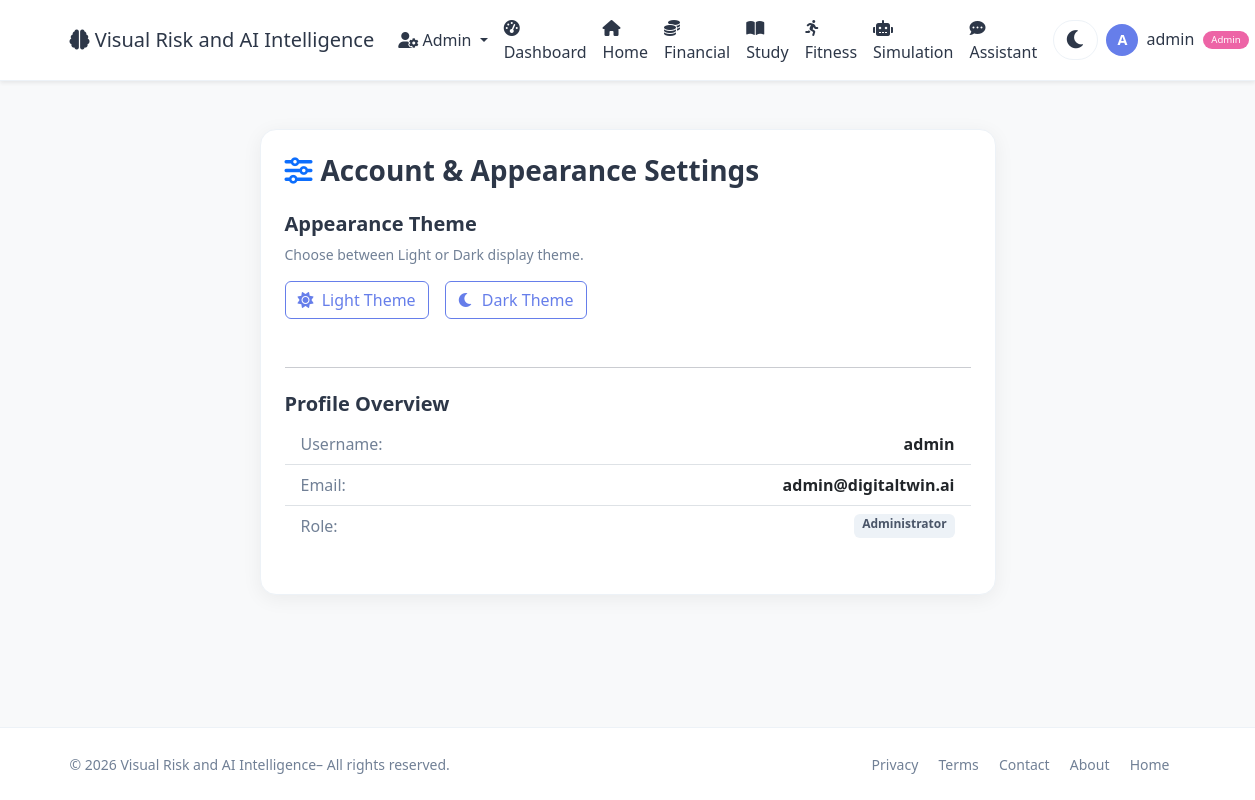
/settings (signed in), run on the app's committed database.
### app.py (models this page shows, shortened)
class User(UserMixin, db.Model):
    id = db.Column(db.Integer, primary_key=True)
    username = db.Column(db.String(80), unique=True, nullable=False)
    email = db.Column(db.String(120), unique=True, nullable=False)
    password_hash = db.Column(db.String(200), nullable=False)
    age = db.Column(db.Integer, default=25)
    occupation = db.Column(db.String(100), default='Student')
    monthly_income = db.Column(db.Float, default=50000.0)
    monthly_expenses = db.Column(db.Float, default=35000.0)
    savings = db.Column(db.Float, default=100000.0)
    study_hours_per_week = db.Column(db.Float, default=20.0)
    fitness_hours_per_week = db.Column(db.Float, default=5.0)
    sleep_hours_per_day = db.Column(db.Float, default=7.0)
    created_at = db.Column(db.DateTime, default=datetime.utcnow)
    is_admin = db.Column(db.Boolean, default=False)
    transactions = db.relationship('Transaction', backref='user', lazy=True)
    study_logs = db.relationship('StudyLog', backref='user', lazy=True)
    fitness_logs = db.relationship('FitnessLog', backref='user', lazy=True)
    goals = db.relationship('Goal', backref='user', lazy=True)

### app.py (the view)
@app.route('/settings')
@login_required
def settings():
    return render_template('settings.html')

### app.py (called while the page is built)
@app.context_processor
def utility_processor():
    return dict(datetime=datetime)

@login_manager.user_loader
def load_user(user_id):
    return User.query.get(int(user_id))

### templates/settings.html (shortened to what this page needs)
{% extends "base.html" %}
{% block content %}
<div class="container py-5">
    <div class="row justify-content-center">
        <div class="col-lg-8">
            <div class="card p-4 rounded-4 shadow-sm">
                <h3 class="fw-bold mb-4"><i class="fas fa-sliders-h me-2 text-primary"></i>Account &amp; Appearance Settings</h3>
                <div class="mb-4">
                    <h5 class="fw-semibold">Appearance Theme</h5>
                    <p class="text-muted small">Choose between Light or Dark display theme.</p>
                    <div class="d-flex gap-3">
                        <button class="btn btn-outline-primary" onclick="setAppTheme('light')">
                            <i class="fas fa-sun me-1"></i> Light Theme
                        </button>
                        <button class="btn btn-outline-primary" onclick="setAppTheme('dark')">
                            <i class="fas fa-moon me-1"></i> Dark Theme
                        </button>
                    </div>
                </div>
                <hr class="my-4">
                <div class="mb-4">
                    <h5 class="fw-semibold">Profile Overview</h5>
                    <ul class="list-group list-group-flush">
                        <li class="list-group-item bg-transparent d-flex justify-content-between">
                            <span class="text-muted">Username:</span>
                            <strong>{{ current_user.username }}</strong>
                        </li>
                        <li class="list-group-item bg-transparent d-flex justify-content-between">
                            <span class="text-muted">Email:</span>
                            <strong>{{ current_user.email }}</strong>
                        </li>
                        <li class="list-group-item bg-transparent d-flex justify-content-between">
                            <span class="text-muted">Role:</span>
                            <span class="badge bg-{{ 'danger' if current_user.is_admin else 'primary' }}">{{ 'Administrator' if current_user.is_admin else 'Standard User' }}</span>
                        </li>
                    </ul>
                </div>
            </div>
        </div>
    </div>
</div>
{% endblock %}

### templates/base.html (shortened to what this page needs)
<!DOCTYPE html>
<html lang="en" data-theme="light">
<head>
    <link href="https://cdn.jsdelivr.net/npm/bootstrap@5.3.0/dist/css/bootstrap.min.css" rel="stylesheet">
    <link rel="stylesheet" href="https://cdnjs.cloudflare.com/ajax/libs/font-awesome/6.0.0/css/all.min.css">
</head>
<body>
    <nav class="navbar navbar-expand-lg navbar-light bg-white shadow-sm">
        <div class="container">
            <a class="navbar-brand" href="{{ url_for('index') }}">
                <i class="fas fa-brain"></i> Visual Risk and AI Intelligence
            </a>
            <div class="collapse navbar-collapse" id="navbarNav">
                <ul class="navbar-nav ms-auto align-items-lg-center">
                    {% if current_user.is_authenticated %}
                        {% if current_user.is_admin %}
                        <li class="nav-item dropdown">
                            <a class="nav-link dropdown-toggle" href="#" id="adminDropdown" role="button" data-bs-toggle="dropdown">
                                <i class="fas fa-user-cog"></i> Admin
                            </a>
                        </li>
                        {% endif %}
                        <li class="nav-item">
                            <a class="nav-link" href="{{ url_for('user_dashboard') }}">
                                <i class="fas fa-tachometer-alt me-1"></i>Dashboard
                            </a>
                        </li>
                        <li class="nav-item">
                            <a class="nav-link" href="{{ url_for('index') }}">
                                <i class="fas fa-home"></i>Home
                            </a>
                        </li>
                        <li class="nav-item">
                            <a class="nav-link" href="{{ url_for('user_financial') }}">
                                <i class="fas fa-coins me-1"></i>Financial
                            </a>
                        </li>
                        <li class="nav-item">
                            <a class="nav-link" href="{{ url_for('user_study') }}">
                                <i class="fas fa-book-open me-1"></i>Study
                            </a>
                        </li>
                        <li class="nav-item">
                            <a class="nav-link" href="{{ url_for('user_fitness') }}">
                                <i class="fas fa-running me-1"></i>Fitness
                            </a>
                        </li>
                        <li class="nav-item">
                            <a class="nav-link" href="{{ url_for('user_simulation') }}">
                                <i class="fas fa-robot me-1"></i>Simulation
                            </a>
                        </li>
                        <li class="nav-item">
                            <a class="nav-link" href="{{ url_for('user_assistant') }}">
                                <i class="fas fa-comment-dots me-1"></i>Assistant
                            </a>
                        </li>
                        <li class="nav-item">
                            <button class="theme-toggle" id="themeToggle" aria-label="Toggle theme">
                                <i class="fas fa-moon"></i>
                            </button>
                        </li>
                        <li class="nav-item dropdown">
                            <a class="nav-link dropdown-toggle" href="#" id="userDropdown" role="button" data-bs-toggle="dropdown">
                                <span class="user-avatar">{{ current_user.username[0]|upper }}</span>
                                <span class="ms-1">{{ current_user.username }}</span>
                                {% if current_user.is_admin %}
                                <span class="admin-badge">Admin</span>
                                {% endif %}
                            </a>
                        </li>
                    {% endif %}
                </ul>
            </div>
        </div>
    </nav>
    {% block content %}{% endblock %}
    <footer class="mt-auto py-4 bg-light border-top">
        <div class="container">
            <div class="row align-items-center">
                <div class="col-md-6 text-center text-md-start">
                    <span class="text-muted small">© 2026 Visual Risk and AI Intelligence– All rights reserved.</span>
                </div>
                <div class="col-md-6 text-center text-md-end">
                    <a href="{{ url_for('privacy') }}" class="text-muted text-decoration-none me-3 small">Privacy</a>
                    <a href="{{ url_for('terms') }}" class="text-muted text-decoration-none me-3 small">Terms</a>
                    <a href="{{ url_for('contact') }}" class="text-muted text-decoration-none me-3 small">Contact</a>
                    <a href="{{ url_for('about') }}" class="text-muted text-decoration-none me-3 small">About</a>
                    <a href="{{ url_for('index') }}" class="text-muted text-decoration-none me-3 small">Home</a>
                </div>
            </div>
        </div>
    </footer>
</body>
</html>

### templates/base.html (style rules this page uses)
:root { --bg-body: #f8f9fa; --bg-navbar: #ffffff; --bg-card: #ffffff; --text-primary: #2d3748; --text-muted: #718096; --border-color: #edf2f7; --shadow: 0 4px 20px rgba(0,0,0,0.06); --glass-bg: rgba(255,255,255,0.6); --glass-border: rgba(255,255,255,0.25); --accent: #667eea; --accent-gradient: linear-gradient(135deg, #667eea, #764ba2); --bg-input: #ffffff; --bg-light: #f7fafc; --bg-wrapper: #f0f4ff; --bg-hero: linear-gradient(135deg, #667eea 0%, #764ba2 100%); --dropdown-bg: #ffffff; --dropdown-text: #2d3748; --btn-bg: #667eea; --btn-hover: #5a6fd6; --badge-bg: #edf2f7; --badge-text: #4a5568; --progress-bg: #edf2f7; --progress-fill: linear-gradient(90deg, #667eea, #764ba2); }
body { background: var(--bg-body) !important; color: var(--text-primary) !important; font-family: 'Segoe UI', Tahoma, Geneva, Verdana, sans-serif; transition: background 0.3s, color 0.3s; min-height: 100vh; display: flex; flex-direction: column; }
.navbar { background: var(--bg-navbar) !important; border-bottom: 1px solid var(--border-color); }
.navbar-brand, .nav-link { color: var(--text-primary) !important; }
.btn-outline-primary { color: var(--accent) !important; border-color: var(--accent) !important; }
.card, .glass-card, .chart-container, .predict-card, .profile-card, .goals-card, .card-glass, .chart-box, .predict-box, .activity-card { background: var(--bg-card) !important; border-color: var(--border-color) !important; color: var(--text-primary) !important; box-shadow: var(--shadow) !important; }
.bg-light, .bg-white { background: var(--bg-card) !important; }
.text-muted { color: var(--text-muted) !important; }
.border-top, .border-bottom { border-color: var(--border-color) !important; }
.badge { background: var(--badge-bg) !important; color: var(--badge-text) !important; }
.theme-toggle { background: transparent; border: none; font-size: 1.3rem; color: var(--text-primary); cursor: pointer; transition: transform 0.3s; padding: 0.2rem 0.7rem; border-radius: 30px; background: var(--bg-input); margin-left: 0.5rem; border: 1px solid var(--border-color); }
.user-avatar { width: 32px; height: 32px; border-radius: 50%; background: var(--accent); color: white; display: inline-flex; align-items: center; justify-content: center; font-weight: 600; font-size: 0.9rem; }
.admin-badge { font-size: 0.6rem; background: #ed64a6; color: white; padding: 0.15rem 0.5rem; border-radius: 30px; margin-left: 0.3rem; vertical-align: middle; }

### data on the page
User: username "A", username "admin", email "admin@digitaltwin.ai", is_admin "Administrator"
